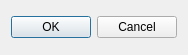
<?xml version="1.0" encoding="UTF-8"?>
<ui version="4.0">
 <class>Dialog</class>
 <widget class="QDialog" name="Dialog">
  <property name="geometry">
   <rect>
    <x>0</x>
    <y>0</y>
    <width>178</width>
    <height>55</height>
   </rect>
  </property>
  <property name="sizePolicy">
   <sizepolicy hsizetype="Minimum" vsizetype="Minimum">
    <horstretch>0</horstretch>
    <verstretch>0</verstretch>
   </sizepolicy>
  </property>
  <property name="windowTitle">
   <string>Dialog</string>
  </property>
  <layout class="QVBoxLayout" name="verticalLayout" stretch="1,0">
   <item>
    <layout class="QVBoxLayout" name="selection_layout">
     <property name="spacing">
      <number>0</number>
     </property>
     <property name="sizeConstraint">
      <enum>QLayout::SetDefaultConstraint</enum>
     </property>
    </layout>
   </item>
   <item>
    <widget class="QDialogButtonBox" name="buttonBox">
     <property name="orientation">
      <enum>Qt::Horizontal</enum>
     </property>
     <property name="standardButtons">
      <set>QDialogButtonBox::Cancel|QDialogButtonBox::Ok</set>
     </property>
    </widget>
   </item>
  </layout>
 </widget>
 <resources/>
 <connections>
  <connection>
   <sender>buttonBox</sender>
   <signal>accepted()</signal>
   <receiver>Dialog</receiver>
   <slot>accept()</slot>
   <hints>
    <hint type="sourcelabel">
     <x>248</x>
     <y>254</y>
    </hint>
    <hint type="destinationlabel">
     <x>157</x>
     <y>274</y>
    </hint>
   </hints>
  </connection>
  <connection>
   <sender>buttonBox</sender>
   <signal>rejected()</signal>
   <receiver>Dialog</receiver>
   <slot>reject()</slot>
   <hints>
    <hint type="sourcelabel">
     <x>316</x>
     <y>260</y>
    </hint>
    <hint type="destinationlabel">
     <x>286</x>
     <y>274</y>
    </hint>
   </hints>
  </connection>
 </connections>
</ui>
